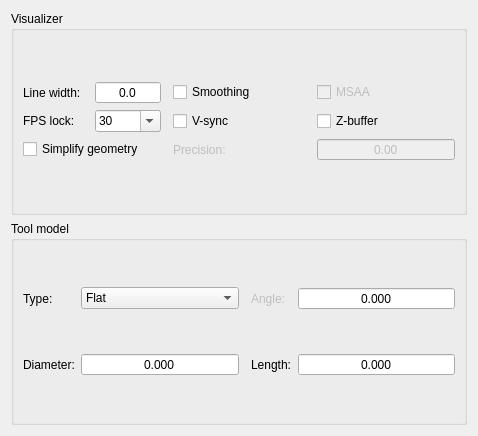
         <widget class="QWidget" name="scrollAreaWidgetContents_3">
          <property name="geometry">
           <rect>
            <x>0</x>
            <y>0</y>
            <width>478</width>
            <height>436</height>
           </rect>
          </property>
          <layout class="QGridLayout" name="gridLayout_18">
           <item row="0" column="0">
            <widget class="GroupBox" name="grpVisualizer">
             <property name="title">
              <string>Visualizer</string>
             </property>
             <layout class="QVBoxLayout" name="verticalLayout_2">
              <item>
               <layout class="QGridLayout" name="gridLayout_5">
                <item row="0" column="3">
                 <layout class="QHBoxLayout" name="horizontalLayout_5">
                  <item>
                   <widget class="QCheckBox" name="antialiasing">
                    <property name="text">
                     <string>Smoothing</string>
                    </property>
                   </widget>
                  </item>
                 </layout>
                </item>
                <item row="2" column="3">
                 <layout class="QHBoxLayout" name="horizontalLayout_13">
                  <item>
                   <widget class="QLabel" name="label_8">
                    <property name="enabled">
                     <bool>false</bool>
                    </property>
                    <property name="text">
                     <string>Precision:</string>
                    </property>
                   </widget>
                  </item>
                 </layout>
                </item>
                <item row="0" column="2">
                 <spacer name="horizontalSpacer_5">
                  <property name="orientation">
                   <enum>Qt::Horizontal</enum>
                  </property>
                  <property name="sizeType">
                   <enum>QSizePolicy::Fixed</enum>
                  </property>
                  <property name="sizeHint" stdset="0">
                   <size>
                    <width>6</width>
                    <height>20</height>
                   </size>
                  </property>
                 </spacer>
                </item>
                <item row="1" column="3">
                 <layout class="QHBoxLayout" name="horizontalLayout_9">
                  <item>
                   <widget class="QCheckBox" name="vsync">
                    <property name="text">
                     <string>V-sync</string>
                    </property>
                   </widget>
                  </item>
                 </layout>
                </item>
                <item row="1" column="0">
                 <layout class="QHBoxLayout" name="horizontalLayout_7">
                  <item>
                   <widget class="QLabel" name="label_7">
                    <property name="text">
                     <string>FPS lock:</string>
                    </property>
                   </widget>
                  </item>
                  <item>
                   <widget class="QComboBox" name="cboFps">
                    <property name="inputMethodHints">
                     <set>Qt::ImhDigitsOnly|Qt::ImhFormattedNumbersOnly</set>
                    </property>
                    <property name="editable">
                     <bool>true</bool>
                    </property>
                    <item>
                     <property name="text">
                      <string>30</string>
                     </property>
                    </item>
                    <item>
                     <property name="text">
                      <string>60</string>
                     </property>
                    </item>
                    <item>
                     <property name="text">
                      <string>120</string>
                     </property>
                    </item>
                   </widget>
                  </item>
                 </layout>
                </item>
                <item row="2" column="0">
                 <widget class="QCheckBox" name="simplify">
                  <property name="text">
                   <string>Simplify geometry</string>
                  </property>
                 </widget>
                </item>
                <item row="0" column="0">
                 <layout class="QHBoxLayout" name="horizontalLayout_4">
                  <item>
                   <widget class="QLabel" name="label_5">
                    <property name="text">
                     <string>Line width:</string>
                    </property>
                   </widget>
                  </item>
                  <item>
                   <widget class="QDoubleSpinBox" name="txtLineWidth">
                    <property name="alignment">
                     <set>Qt::AlignCenter</set>
                    </property>
                    <property name="buttonSymbols">
                     <enum>QAbstractSpinBox::NoButtons</enum>
                    </property>
                    <property name="decimals">
                     <number>1</number>
                    </property>
                    <property name="maximum">
                     <double>9.000000000000000</double>
                    </property>
                   </widget>
                  </item>
                 </layout>
                </item>
                <item row="0" column="4">
                 <widget class="QCheckBox" name="msaa">
                  <property name="enabled">
                   <bool>false</bool>
                  </property>
                  <property name="text">
                   <string>MSAA</string>
                  </property>
                 </widget>
                </item>
                <item row="1" column="4">
                 <widget class="QCheckBox" name="zBuffer">
                  <property name="text">
                   <string>Z-buffer</string>
                  </property>
                 </widget>
                </item>
                <item row="2" column="4">
                 <widget class="QDoubleSpinBox" name="txtSimplifyPrecision">
                  <property name="enabled">
                   <bool>false</bool>
                  </property>
                  <property name="alignment">
                   <set>Qt::AlignCenter</set>
                  </property>
                  <property name="buttonSymbols">
                   <enum>QAbstractSpinBox::NoButtons</enum>
                  </property>
                  <property name="decimals">
                   <number>2</number>
                  </property>
                  <property name="maximum">
                   <double>99.000000000000000</double>
                  </property>
                 </widget>
                </item>
               </layout>
              </item>
             </layout>
            </widget>
           </item>
           <item row="2" column="0">
            <widget class="GroupBox" name="grpTool">
             <property name="title">
              <string>Tool model</string>
             </property>
             <layout class="QGridLayout" name="gridLayout">
              <item row="0" column="5">
               <widget class="QDoubleSpinBox" name="txtToolAngle">
                <property name="sizePolicy">
                 <sizepolicy hsizetype="Expanding" vsizetype="Fixed">
                  <horstretch>0</horstretch>
                  <verstretch>0</verstretch>
                 </sizepolicy>
                </property>
                <property name="alignment">
                 <set>Qt::AlignCenter</set>
                </property>
                <property name="buttonSymbols">
                 <enum>QAbstractSpinBox::NoButtons</enum>
                </property>
                <property name="decimals">
                 <number>3</number>
                </property>
                <property name="maximum">
                 <double>180.000000000000000</double>
                </property>
               </widget>
              </item>
              <item row="1" column="5">
               <widget class="QDoubleSpinBox" name="txtToolLength">
                <property name="sizePolicy">
                 <sizepolicy hsizetype="Expanding" vsizetype="Fixed">
                  <horstretch>0</horstretch>
                  <verstretch>0</verstretch>
                 </sizepolicy>
                </property>
                <property name="alignment">
                 <set>Qt::AlignCenter</set>
                </property>
                <property name="buttonSymbols">
                 <enum>QAbstractSpinBox::NoButtons</enum>
                </property>
                <property name="decimals">
                 <number>3</number>
                </property>
                <property name="maximum">
                 <double>999.000000000000000</double>
                </property>
               </widget>
              </item>
              <item row="0" column="0">
               <widget class="QLabel" name="label_3">
                <property name="text">
                 <string>Type:</string>
                </property>
               </widget>
              </item>
              <item row="1" column="4">
               <widget class="QLabel" name="lblToolLength">
                <property name="text">
                 <string>Length:</string>
                </property>
               </widget>
              </item>
              <item row="1" column="1">
               <widget class="QDoubleSpinBox" name="txtToolDiameter">
                <property name="sizePolicy">
                 <sizepolicy hsizetype="Expanding" vsizetype="Fixed">
                  <horstretch>0</horstretch>
                  <verstretch>0</verstretch>
                 </sizepolicy>
                </property>
                <property name="alignment">
                 <set>Qt::AlignCenter</set>
                </property>
                <property name="buttonSymbols">
                 <enum>QAbstractSpinBox::NoButtons</enum>
                </property>
                <property name="decimals">
                 <number>3</number>
                </property>
                <property name="maximum">
                 <double>99.000000000000000</double>
                </property>
               </widget>
              </item>
              <item row="1" column="0">
               <widget class="QLabel" name="label_4">
                <property name="text">
                 <string>Diameter:</string>
                </property>
               </widget>
              </item>
              <item row="0" column="4">
               <widget class="QLabel" name="lblToolAngle">
                <property name="enabled">
                 <bool>false</bool>
                </property>
                <property name="text">
                 <string>Angle:</string>
                </property>
               </widget>
              </item>
              <item row="0" column="1">
               <widget class="QComboBox" name="cboToolType">
                <property name="sizePolicy">
                 <sizepolicy hsizetype="Expanding" vsizetype="Fixed">
                  <horstretch>0</horstretch>
                  <verstretch>0</verstretch>
                 </sizepolicy>
                </property>
                <item>
                 <property name="text">
                  <string>Flat</string>
                 </property>
                </item>
                <item>
                 <property name="text">
                  <string>Conic</string>
                 </property>
                </item>
               </widget>
              </item>
              <item row="0" column="2">
               <spacer name="horizontalSpacer_4">
                <property name="orientation">
                 <enum>Qt::Horizontal</enum>
                </property>
                <property name="sizeType">
                 <enum>QSizePolicy::Fixed</enum>
                </property>
                <property name="sizeHint" stdset="0">
                 <size>
                  <width>6</width>
                  <height>20</height>
                 </size>
                </property>
               </spacer>
              </item>
             </layout>
            </widget>
           </item>
          </layout>
         </widget>
